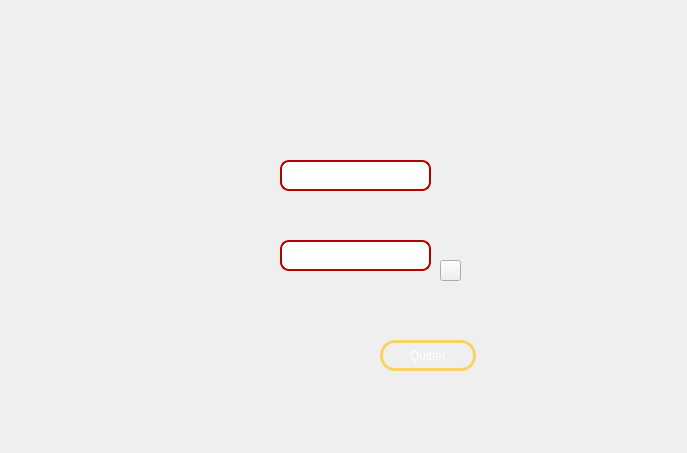
<?xml version="1.0" encoding="UTF-8"?>
<ui version="4.0">
 <class>login</class>
 <widget class="QDialog" name="login">
  <property name="geometry">
   <rect>
    <x>0</x>
    <y>0</y>
    <width>687</width>
    <height>453</height>
   </rect>
  </property>
  <property name="windowTitle">
   <string>Dialog</string>
  </property>
  <widget class="QLineEdit" name="pass">
   <property name="geometry">
    <rect>
     <x>280</x>
     <y>240</y>
     <width>151</width>
     <height>31</height>
    </rect>
   </property>
   <property name="styleSheet">
    <string notr="true">QLineEdit
{
border-radius:9px;
border: 2px solid #b50000;
background: qradialgradient(cx: 0.3, cy: -0.4,
fx: 0.0, fy: -0.0,
radius: 1.89, stop: 0 #ffffff, stop: 1 #999);
}</string>
   </property>
   <property name="echoMode">
    <enum>QLineEdit::Password</enum>
   </property>
  </widget>
  <widget class="QPushButton" name="pushButton_2">
   <property name="geometry">
    <rect>
     <x>380</x>
     <y>340</y>
     <width>96</width>
     <height>31</height>
    </rect>
   </property>
   <property name="styleSheet">
    <string notr="true"> QPushButton {
color: #ffffff;
border: 3px solid #f8d466;
font: 8pt &quot;MS Reference Sans Serif&quot;;
border-radius: 15px;
padding: 5px;
background: qradialgradient(cx: 0.3, cy: -0.4,
fx: 0.3, fy: -0.4,
radius: 3, stop: 0 #aa3118, stop: 1 #550000);
min-width: 80px;
}

QPushButton:hover {
background: qradialgradient(cx: 0.3, cy: -0.4,
fx: 0.3, fy: -0.4,
radius: 3, stop: 0 #aa3118, stop: 1 #552a2a);
}

 QPushButton:pressed {
background: qradialgradient(cx: 0.4, cy: -0.1,
fx: 0.4, fy: -0.1,
radius: 3, stop: 0 #aa3118, stop: 1 #554040);
}</string>
   </property>
   <property name="text">
    <string>Quitter</string>
   </property>
  </widget>
  <widget class="QLineEdit" name="user">
   <property name="geometry">
    <rect>
     <x>280</x>
     <y>160</y>
     <width>151</width>
     <height>31</height>
    </rect>
   </property>
   <property name="styleSheet">
    <string notr="true">QLineEdit
{
border-radius:9px;
border: 2px solid #b50000;
background: qradialgradient(cx: 0.3, cy: -0.4,
fx: 0.0, fy: -0.0,
radius: 1.89, stop: 0 #ffffff, stop: 1 #999);
}</string>
   </property>
  </widget>
  <widget class="QPushButton" name="pushButton_3">
   <property name="geometry">
    <rect>
     <x>390</x>
     <y>110</y>
     <width>41</width>
     <height>31</height>
    </rect>
   </property>
   <property name="styleSheet">
    <string notr="true">QPushButton{
background-color: transparent;
border-image: url(:off.png);
background: none;
border: none;
background-repeat: none;
}</string>
   </property>
   <property name="text">
    <string/>
   </property>
  </widget>
  <widget class="QPushButton" name="pushButton">
   <property name="geometry">
    <rect>
     <x>290</x>
     <y>330</y>
     <width>75</width>
     <height>41</height>
    </rect>
   </property>
   <property name="styleSheet">
    <string notr="true">QPushButton{
background-color: transparent;
border-image: url(:cross.png);
background: none;
border: none;
background-repeat: none;
}</string>
   </property>
   <property name="text">
    <string/>
   </property>
  </widget>
  <widget class="QPushButton" name="show_password">
   <property name="geometry">
    <rect>
     <x>440</x>
     <y>260</y>
     <width>21</width>
     <height>21</height>
    </rect>
   </property>
   <property name="styleSheet">
    <string notr="true">border-image: url(C:/Users/MY HP/Desktop/Nouveau dossier/Application_Desktop_Movenpick/login/eye.png);</string>
   </property>
   <property name="text">
    <string/>
   </property>
  </widget>
  <widget class="QLabel" name="label">
   <property name="geometry">
    <rect>
     <x>0</x>
     <y>-10</y>
     <width>691</width>
     <height>471</height>
    </rect>
   </property>
   <property name="styleSheet">
    <string notr="true">border-image: url(C:/Users/MY HP/Desktop/Nouveau dossier/Application_Desktop_Movenpick/malek/loginn.png);</string>
   </property>
   <property name="text">
    <string/>
   </property>
  </widget>
  <zorder>label</zorder>
  <zorder>pass</zorder>
  <zorder>pushButton_2</zorder>
  <zorder>user</zorder>
  <zorder>pushButton_3</zorder>
  <zorder>pushButton</zorder>
  <zorder>show_password</zorder>
 </widget>
 <resources/>
 <connections/>
</ui>
